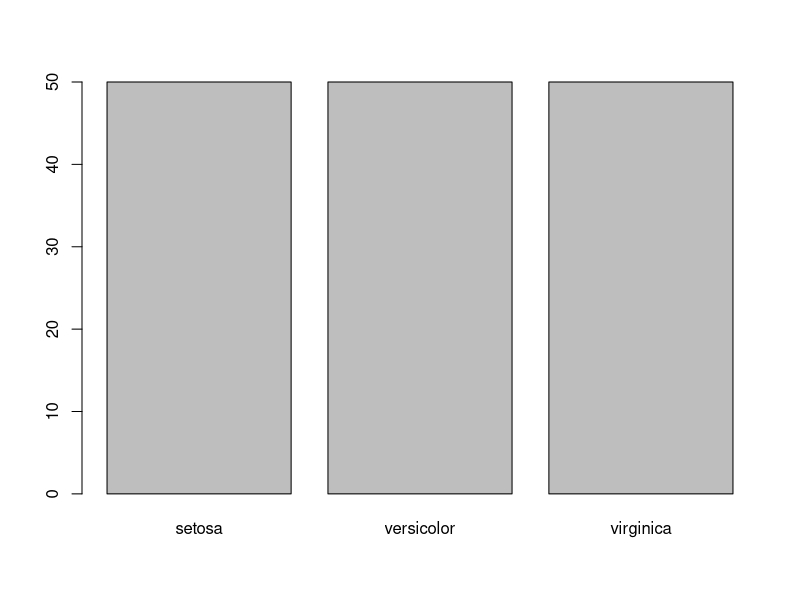
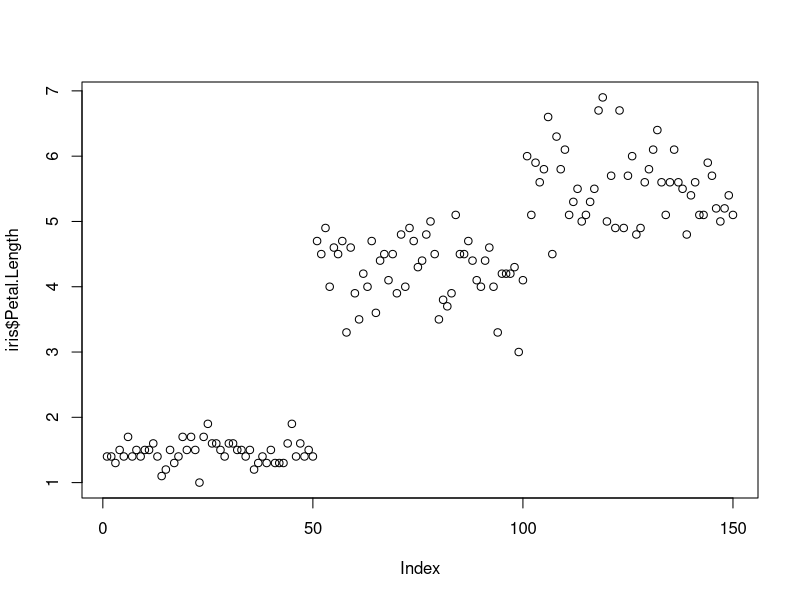
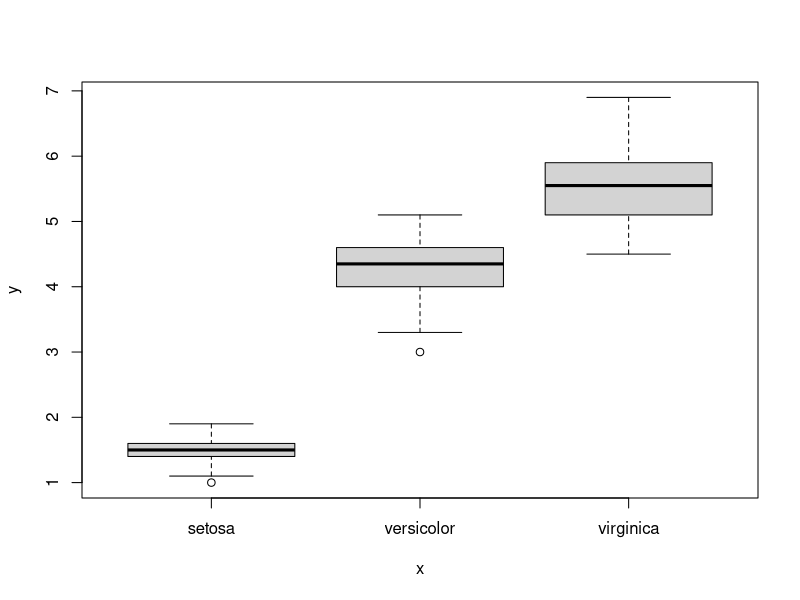
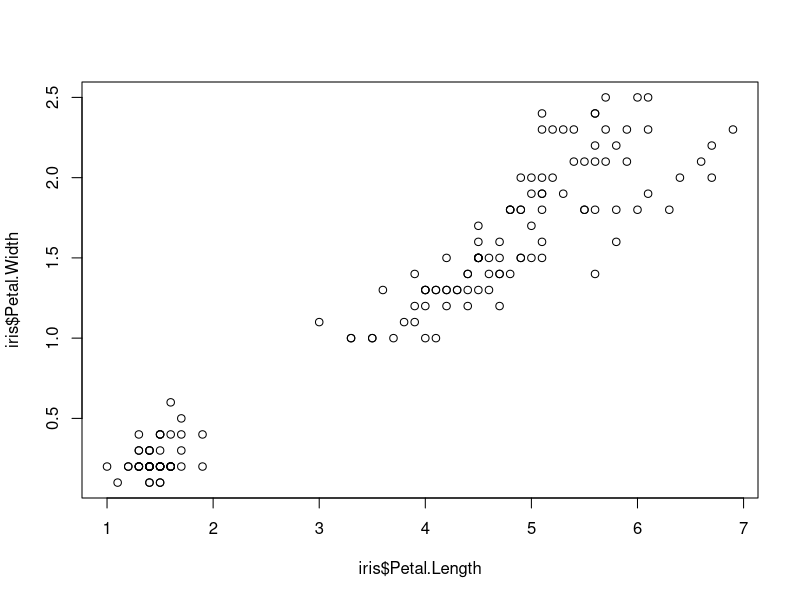
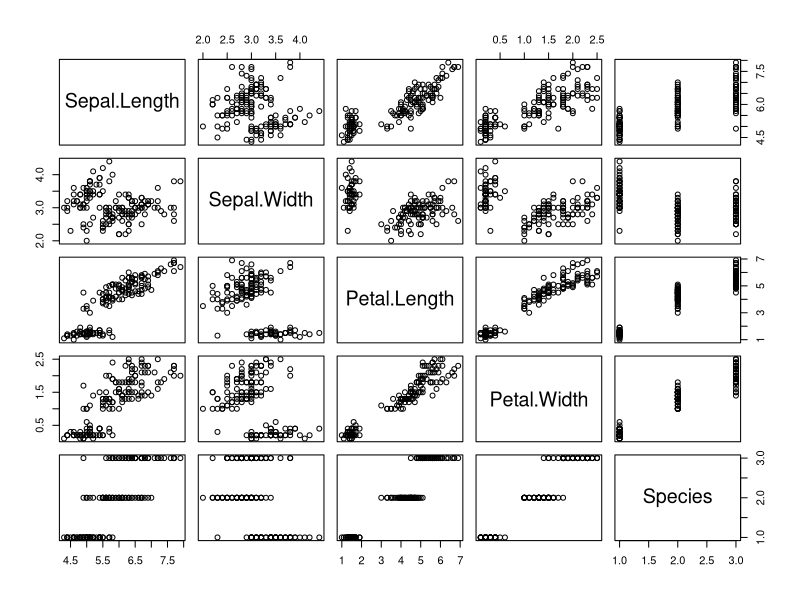
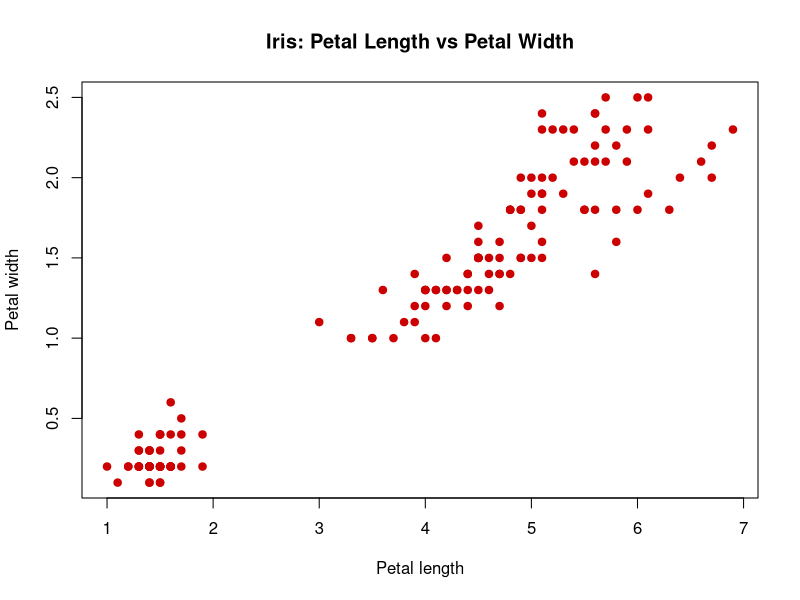
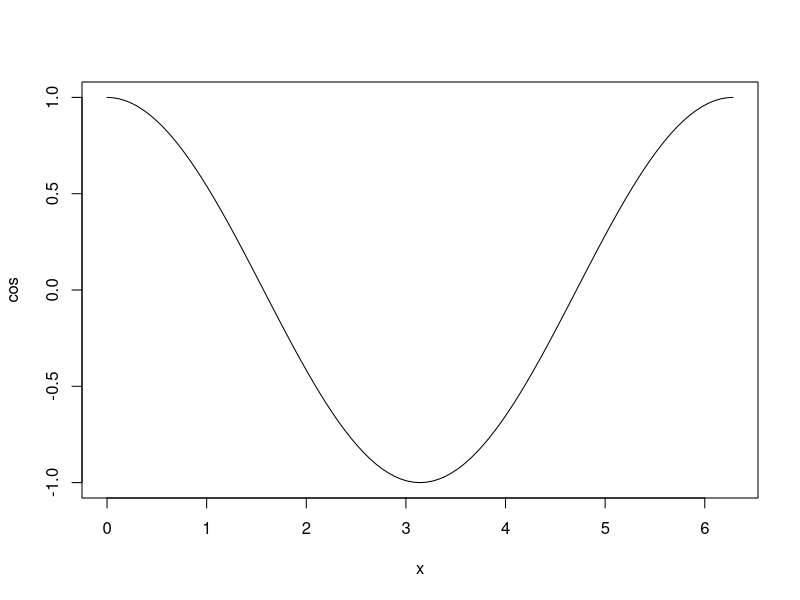
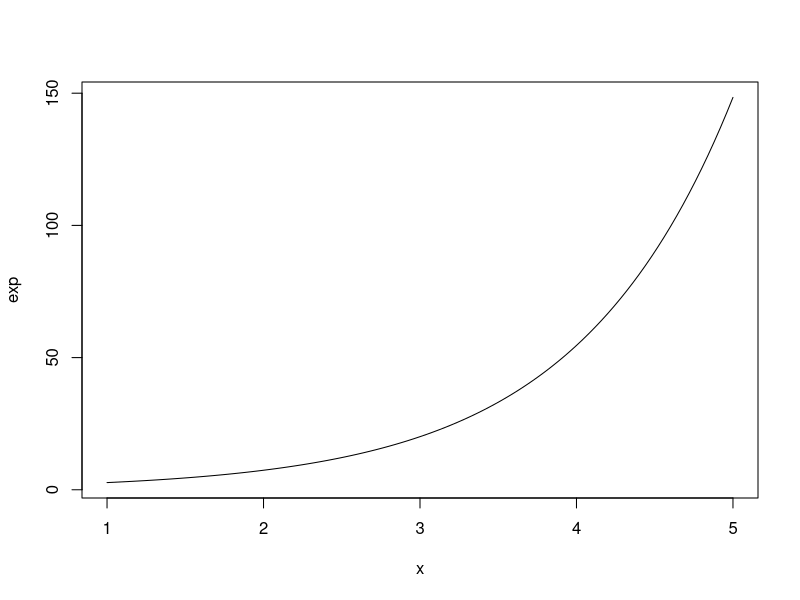

Here is the R script that generated these plots, in order:
library(datasets)

head(iris)
?plot
plot(iris$Species) #categorical
plot(iris$Petal.Length) #quantitative
plot(iris$Species, iris$Petal.Length) #categorical x quant
plot(iris$Petal.Length, iris$Petal.Width)
plot(iris)

plot(iris$Petal.Length, iris$Petal.Width,
     col = "#cc0000",
     pch = 19,
     main = "Iris: Petal Length vs Petal Width",
     xlab = "Petal length",
     ylab = "Petal width")

# Plot formulas with plot()
plot(cos, 0, 2*pi)
plot(exp, 1, 5)
plot(dnorm, -3, +3)

# Formula plot with options
plot(dnorm, -3, +3,
     col = "#cc0000",
     lwd = 5,
     main = "Standard Normal Distribution",
     xlab = "z-scores",
     ylab = "Density")

# clean up

# clear packages